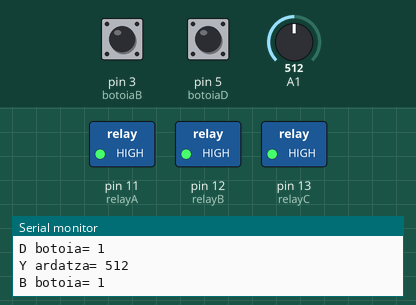
This sketch was run on a simulated Arduino Uno, built with avr-gcc and run on an emulated ATmega328P. Parts: switched loads named in the sketch (green lamp = pin HIGH), the last lines printed to the serial monitor. The test bench sets the inputs (shaded band); at power-on: A1 = 512, pin 3 (botoiaB) HIGH, pin 5 (botoiaD) HIGH.

Above: at 1.2 s.
1.3 s: A1 set to 693
2.8 s: A1 set to 713
At 3.9 s:
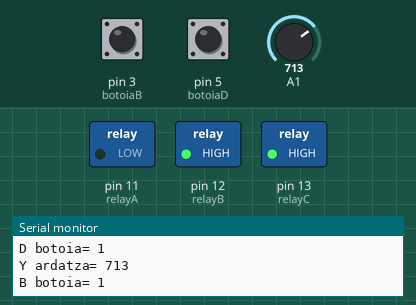
4.3 s: pin 3 (botoiaB) pulled LOW for 0.15 s
At 4.42 s:
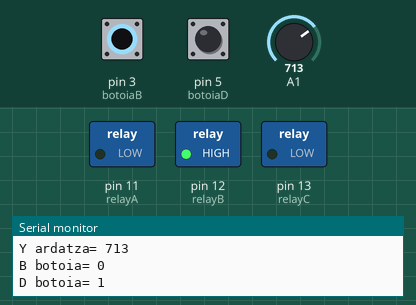
5.9 s: pin 5 (botoiaD) pulled LOW for 0.15 s
At 6.02 s:
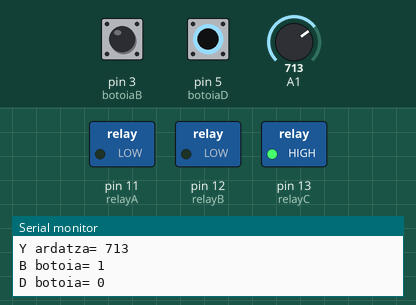
7.5 s: pin 5 (botoiaD) pulled LOW for 3.2 s
At 11.3 s:
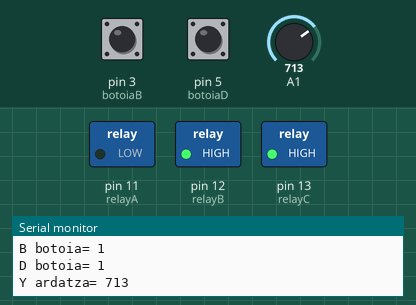
12.2 s: pin 3 (botoiaB) pulled LOW for 3.2 s
At 12.8 s:
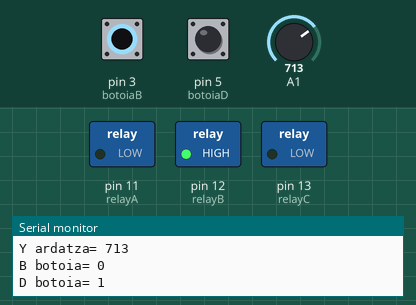
Timing chart, 0 to 16.9 s (numbered marks = the images above; inputs shaded):
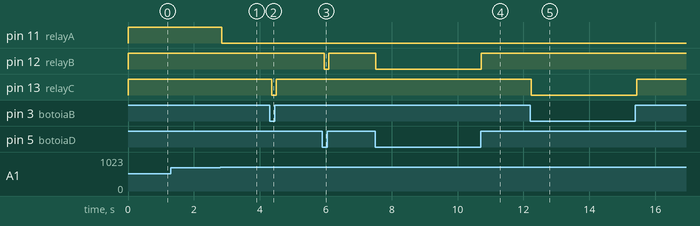

The sketch:

Ona.ino
```cpp
/*              KONTROL  MONOEGONKORRA

  Hurrengo programak pultsagailu baten irakurketa egiten du eta Irteera bat kontrolatzen du era monoegonkorrean
   Ondoren Serie Monitorean idazten ditu balioak.
   Modified By Axpi 2017
   CC. Creatives Commons.
*/

// Aldagaien deklarazioa

int botoiaD = 5;
int botoiaB = 3;
int y = 1;
int relayA = 11;
int relayB = 12;
int relayC = 13;

// Sarrera-Irteeren Inizializazioa

void setup()
{
  Serial.begin (9600);
  pinMode (botoiaD, INPUT);
  pinMode (botoiaB, INPUT);
  pinMode (y, INPUT);
  pinMode (relayA, OUTPUT);
  pinMode (relayB, OUTPUT);
  pinMode (relayC, OUTPUT);
  digitalWrite (relayA, HIGH);
  digitalWrite (relayB, HIGH);
  digitalWrite (relayC, HIGH);
  Serial.println ("Hondeamakina arizolaristi V1.0");
}

// Programa nagusia

void loop()
{
  y = analogRead(1);
  Serial.print ("Y ardatza= ");
  Serial.println (y);

  botoiaB = digitalRead (3);
  Serial.print ("B botoia= ");
  Serial.println (botoiaB);

  botoiaD = digitalRead (5);
  Serial.print ("D botoia= ");
  Serial.println (botoiaD);
  Serial.println ("");
  delay(0);

  if (y > 700) {
    digitalWrite (relayA, LOW);
  }
    else if (y < 700){
    digitalWrite (relayA, HIGH);
  }

  if (botoiaD == 0) {
    digitalWrite (relayB, LOW);
  }
    else if (botoiaD == 1){
    digitalWrite (relayB, HIGH);
  }

  if (botoiaB == 0) {
    digitalWrite (relayC, LOW);
  }
  else if (botoiaB == 1){
    digitalWrite (relayC, HIGH);
  }

}
```

Measured:
- the behaviour switches between 700 and 701 on A1 (found by bisection; images 0 and 1)
- after the input at 2.8 s, pin 11 (relayA): HIGH → LOW after 0.05 s
- after the input at 4.3 s, pin 13 (relayC): HIGH → LOW after 0.06 s, → HIGH 0.14 s later
- after the input at 5.9 s, pin 12 (relayB): HIGH → LOW after 0.06 s, → HIGH 0.14 s later
- after the input at 7.5 s, pin 12 (relayB): HIGH → LOW at once, → HIGH 3.2 s later
- after the input at 12.2 s, pin 13 (relayC): HIGH → LOW at once, → HIGH 3.2 s later
